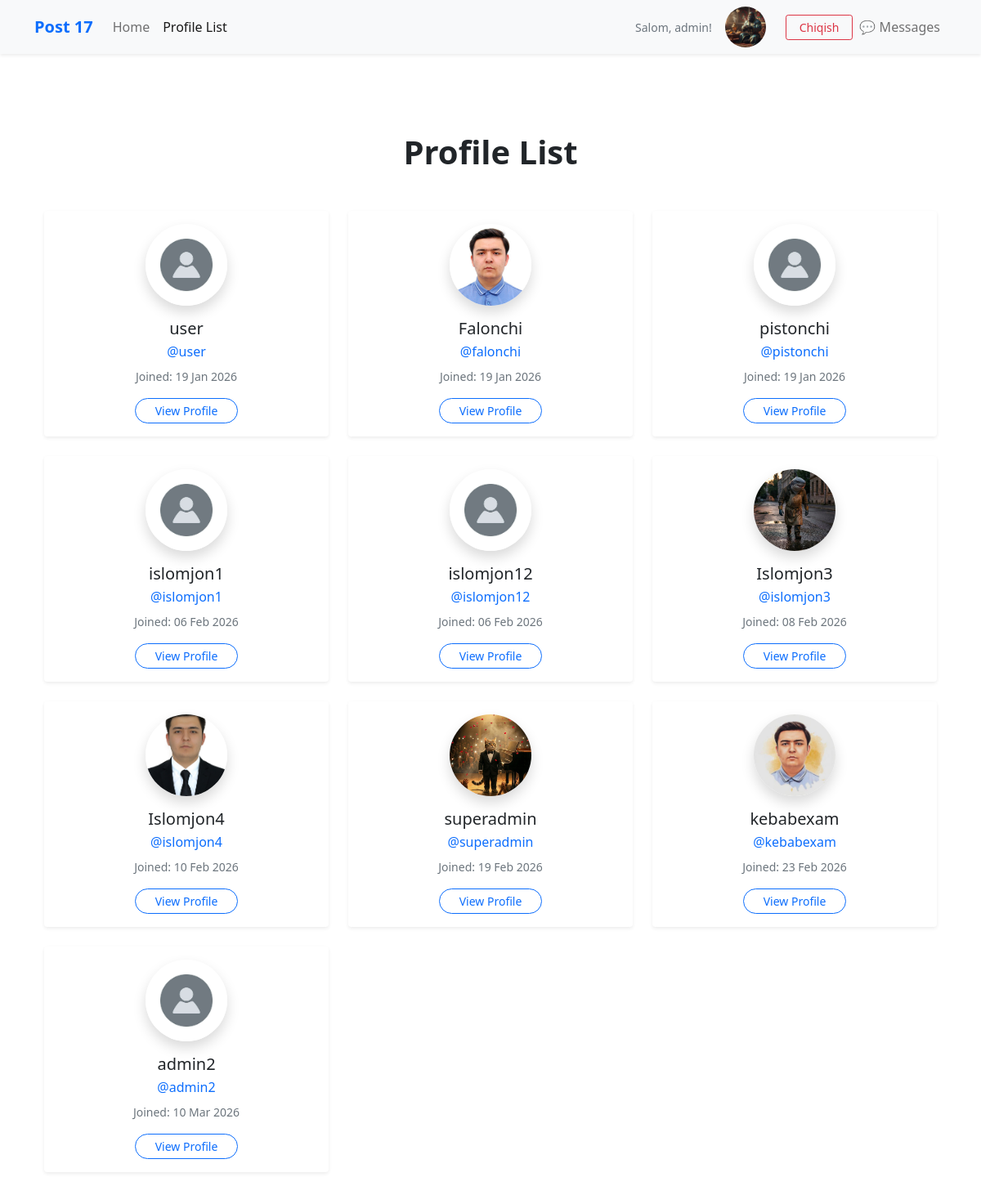
/profile_list/ (signed in), run on an earlier commit of the app's database.
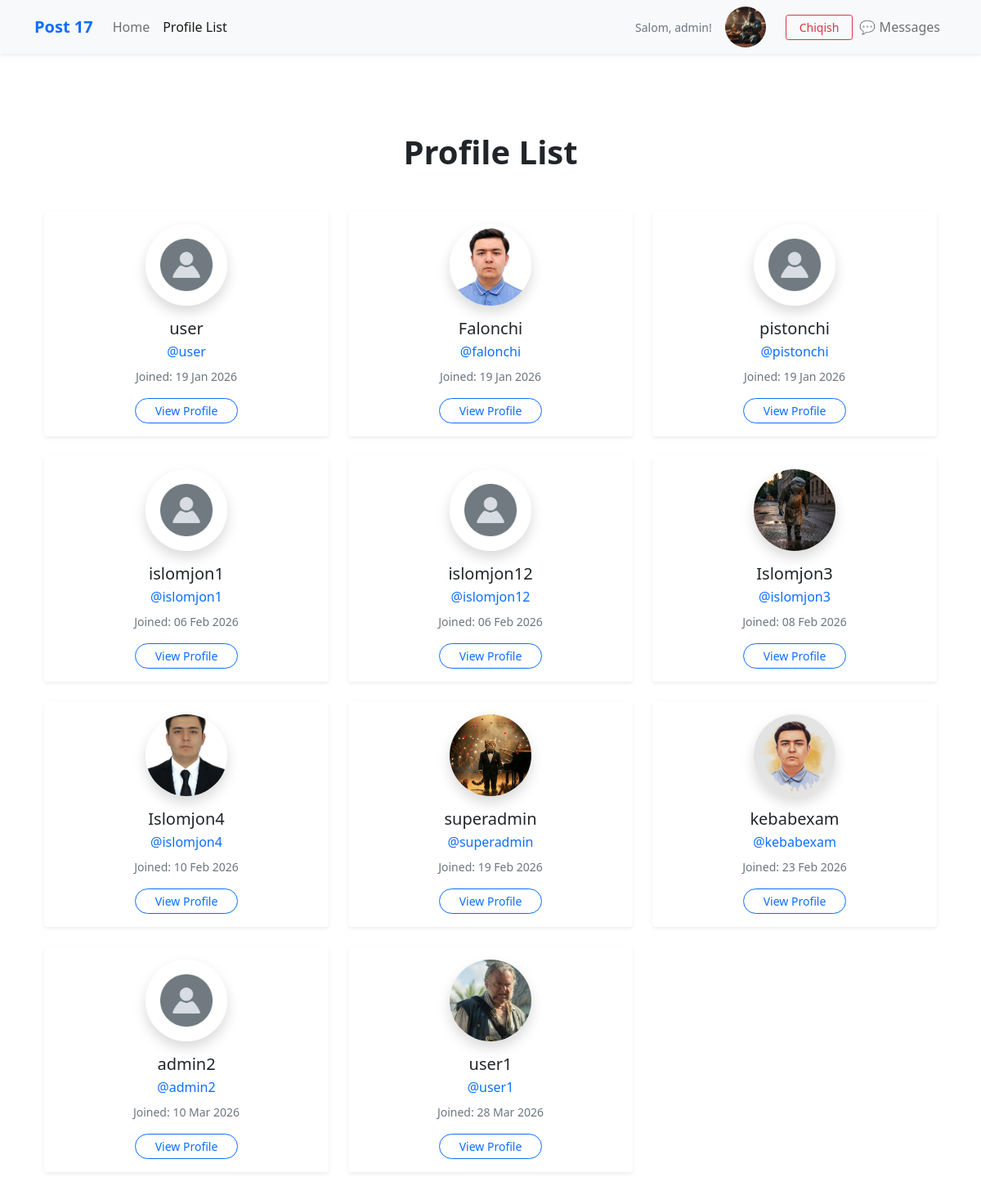
And on a later commit of the database.
### postdayBackend/models.py (models this page shows, shortened)
class Profile(models.Model):
    user = models.OneToOneField(User, on_delete=models.CASCADE)
    bio = models.TextField(max_length=500, blank=True, null=True)
    profile_image = models.ImageField(null=True, blank=True, upload_to="images/")
    website_link = models.URLField(max_length=200, blank=True, null=True)
    facebook_link = models.URLField(max_length=200, blank=True, null=True)
    instagram_link = models.URLField(max_length=200, blank=True, null=True)
    linkedin_link = models.URLField(max_length=200, blank=True, null=True)
    twitter_link = models.URLField(max_length=200, blank=True, null=True)
    follows = models.ManyToManyField(
        "self",
        related_name="followed_by",
        symmetrical=False,
        blank=True
    )
    date_modified = models.DateTimeField(auto_now=True)

### postdayBackend/views.py (the view)
# urls.py: path("profile_list/", ProfileListView.as_view(), name="profile_list"),
class ProfileListView(View):
    def get(self, request):
        if request.user.is_authenticated:
            profiles = Profile.objects.exclude(user=request.user)
            return render(request, "pages/profile_list.html", {"profiles": profiles})
        else:
            messages.success(request, ("Ro'yxatdan o'tish talab etiladi"))
            return redirect("home")

### postdayBackend/templates/pages/profile_list.html
{% extends 'base.html' %}
{% load static %}
{% block content %}
<div class="container py-5">
    <h1 class="text-center fw-bold mb-5">Profile List</h1>
    {% if profiles %}
    <div class="row g-4">
        {% for profile in profiles %}
        <div class="col-md-6 col-lg-4">
            <div class="card border-0 shadow-sm h-100">
                <div class="card-body text-center">
                    {% if profile.profile_image %}
                    <img src="{{ profile.profile_image.url }}" class="rounded-circle mb-3 shadow" width="100"
                        height="100" style="object-fit: cover;" alt="{{ profile.user.username }}">
                    {% else %}
                    <img src="{% static 'images/image1.png' %}" class="rounded-circle mb-3 shadow" width="100"
                        height="100" style="object-fit: cover;" alt="{{ profile.user.username }}">
                    {% endif %}
                    <h5 class="fw-semibold mb-1">
                        {{ profile.user.username }}
                    </h5>
                    <a href="{% url 'profile' profile.user.id %}" class="text-decoration-none text-primary">
                        @{{ profile.user.username|lower }}
                    </a>
                    <p class="text-muted small mt-2 mb-3">
                        Joined: {{ profile.user.date_joined|date:"d M Y" }}
                    </p>
                    <a href="{% url 'profile' profile.user.id %}"
                        class="btn btn-outline-primary btn-sm rounded-pill px-4">
                        View Profile
                    </a>
                </div>
            </div>
        </div>
        {% endfor %}
    </div>
    {% endif %}
</div>
{% endblock %}

What changed in the data, as far as the page shows it:
added Profile: profile_image (picture), user.username "user1", user.date_joined "28 Mar 2026"
